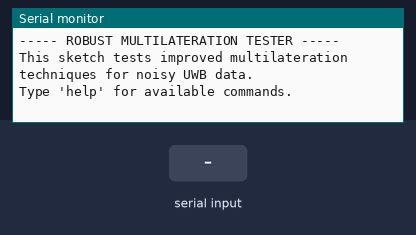
Bench run of a sketch on a simulated ESP32-S3. Shown: the last lines printed to the serial monitor. The inputs (shaded band) are chosen by the test bench. Random numbers use the default seed unless the sketch sets one.

Above: at 2.2 s.
2.3 s: "help,1\n" received over Serial
At 2.8 s:
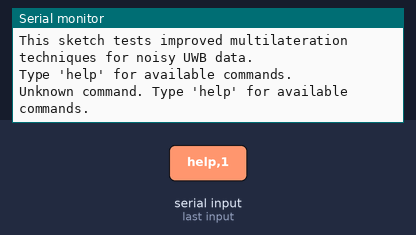
3.8 s: "test,1\n" received over Serial
At 5.0 s:
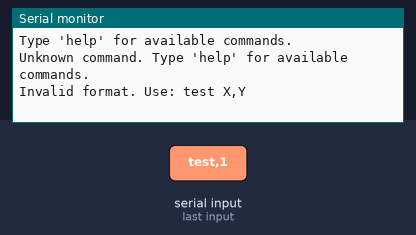
5.3 s: "help\n" received over Serial
At 6.1 s:
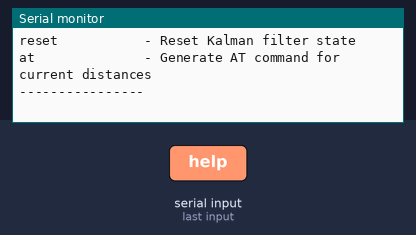
6.8 s: "run\n" received over Serial
At 7.3 s:
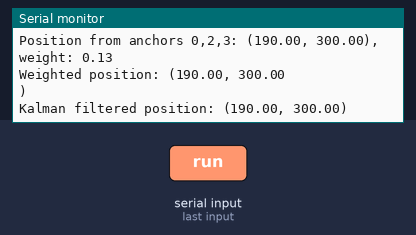
Timing chart, 0 to 9.8 s (numbered marks = the images above; inputs shaded):
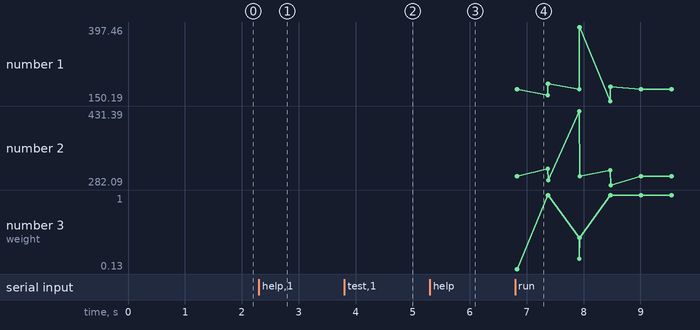

Measured:
- after the input at 2.3 s, the serial monitor: prints a new line at once (image 1)
- after the input at 3.8 s, the serial monitor: prints a new line at once (image 2)
- after the input at 5.3 s, the serial monitor: prints a new line at once (image 3)
- after the input at 6.8 s, the serial monitor: prints a new line at once (image 4)

The sketch:

robust_multilateration_test.ino
```cpp
/*
ESP32S3 UWB Tag - Robust Multilateration Tester
This sketch tests improved multilateration techniques that handle noisy data better.

PURPOSE:
This file implements and tests advanced techniques to improve the robustness of
position calculation with UWB distance data. It demonstrates methods to achieve
more stable and accurate positioning even in the presence of significant measurement
errors or inconsistencies.

FEATURES:
1. Weighted averaging by distance quality - Gives more weight to more reliable measurements
2. Detection and exclusion of inconsistent measurements - Identifies physically impossible scenarios
3. Kalman filtering for position smoothing - Applies statistical filtering to smooth estimates
4. Triangle inequality validation - Checks if measurements satisfy physical constraints
5. Statistical outlier detection - Identifies and handles outlier measurements

NOISE PATTERNS TESTED:
- Random noise (simulating general RF interference)
- One bad measurement (simulating temporary obstruction)
- Multipath error (systematically longer distances)
- Progressive error (gradual increase in noise)
- Triangle inequality violation (physically impossible measurements)

USAGE:
- Run this sketch on an ESP32 and open serial monitor
- Type 'help' for available commands
- 'run' executes the robustness test suite
- 'test X,Y' tests position (X,Y) with all noise patterns
- 'noise N X,Y' tests noise pattern N (1-5) at position (X,Y)
- 'reset' resets Kalman filter state

These advanced techniques can significantly improve positioning accuracy and stability
in real-world environments where noise and signal obstruction are common challenges.

All distances are in centimeters.
*/

#include <Arduino.h>

// Define AT command response format
#define AT_RESP_PREFIX "AT+RANGE=tid:1,mask:0x0F,seq:0,range:("
#define AT_RESP_SUFFIX "),rssi:(-77,-78,-76,-77,0,0,0,0)"

// Anchor positions in cm
// A0 is top left (0,0)
// A1 is left bottom (0,600)
// A2 is right bottom (380,600)
// A3 is top right (380,0)
const float anchor_x[4] = {0, 0, 380, 380};
const float anchor_y[4] = {0, 600, 600, 0};

// Distance measurements to anchors
float dist_to_a0 = 0.0;
float dist_to_a1 = 0.0;
float dist_to_a2 = 0.0;
float dist_to_a3 = 0.0;

// Position of the tag
float positionX = 0.0;
float positionY = 0.0;

// Signal quality indicators (based on RSSI, variance, etc.)
float quality_a0 = 1.0;
float quality_a1 = 1.0;
float quality_a2 = 1.0;
float quality_a3 = 1.0;

// Kalman filter parameters
float kalman_x = 190.0;  // Initial estimate at center
float kalman_y = 300.0;  // Initial estimate at center
float kalman_p_x = 100.0;  // Initial error estimate
float kalman_p_y = 100.0;  // Initial error estimate
float kalman_q = 0.01;  // Process noise
float kalman_r = 1.0;  // Measurement noise

// Calculate distance from (x1,y1) to (x2,y2)
float calculateDistance(float x1, float y1, float x2, float y2) {
    return sqrt((x2-x1)*(x2-x1) + (y2-y1)*(y2-y1));
}

// Generate AT command response string with distances
String generateATResponse(float d0, float d1, float d2, float d3) {
    String resp = AT_RESP_PREFIX;

    resp += String(d0, 1);  // 1 decimal place for distance
    resp += ",";
    resp += String(d1, 1);
    resp += ",";
    resp += String(d2, 1);
    resp += ",";
    resp += String(d3, 1);
    resp += ",0,0,0,0";  // Padding for unused anchors

    resp += AT_RESP_SUFFIX;

    return resp;
}

// Check if triangle inequality is violated
bool checkTriangleInequality(float a, float b, float c) {
    return (a + b > c) && (a + c > b) && (b + c > a);
}

// Detect inconsistent measurements by checking triangle inequality between anchors
void detectInconsistentMeasurements() {
    float anchors[4][2] = {
        {anchor_x[0], anchor_y[0]},
        {anchor_x[1], anchor_y[1]},
        {anchor_x[2], anchor_y[2]},
        {anchor_x[3], anchor_y[3]}
    };

    float distances[4] = {dist_to_a0, dist_to_a1, dist_to_a2, dist_to_a3};
    float qualities[4] = {1.0, 1.0, 1.0, 1.0};  // Start with equal quality

    // For each triangle formed by tag + 2 anchors
    for (int i = 0; i < 3; i++) {
        for (int j = i+1; j < 4; j++) {
            // Distance between anchors i and j
            float anchor_dist = calculateDistance(anchors[i][0], anchors[i][1],
                                                anchors[j][0], anchors[j][1]);

            // Check triangle inequality: d_tag_i + d_tag_j > d_i_j
            if (!checkTriangleInequality(distances[i], distances[j], anchor_dist)) {
                Serial.print("Triangle inequality violation detected between anchors ");
                Serial.print(i);
                Serial.print(" and ");
                Serial.println(j);

                // Lower quality of both measurements
                qualities[i] *= 0.5;
                qualities[j] *= 0.5;
            }
        }
    }

    // Update quality values
    quality_a0 = qualities[0];
    quality_a1 = qualities[1];
    quality_a2 = qualities[2];
    quality_a3 = qualities[3];

    Serial.print("Signal qualities: ");
    Serial.print(quality_a0);
    Serial.print(", ");
    Serial.print(quality_a1);
    Serial.print(", ");
    Serial.print(quality_a2);
    Serial.print(", ");
    Serial.println(quality_a3);
}

// Calculate 2D position using enhanced multilateration with all 4 anchors
// This version uses quality-weighted solutions
void calculatePosition() {
    // Check if we have valid distances from all 4 anchors
    if (dist_to_a0 <= 0 || dist_to_a1 <= 0 || dist_to_a2 <= 0 || dist_to_a3 <= 0) {
        Serial.println("Cannot calculate position - need distances from all 4 anchors");
        return;
    }

    // Check for inconsistent measurements
    detectInconsistentMeasurements();

    // Work directly in cm to avoid unnecessary conversions
    // This is a non-iterative multilateration approach using all 4 anchors

    // We'll calculate 3 separate positions using different triplets of anchors,
    // then take the weighted average
    float x1 = 0, y1 = 0;  // Position calculated from anchors 0,1,2
    float x2 = 0, y2 = 0;  // Position calculated from anchors 0,1,3
    float x3 = 0, y3 = 0;  // Position calculated from anchors 0,2,3

    // Precompute squared distances and other repeated values
    float dist_to_a0_sq = dist_to_a0 * dist_to_a0;
    float dist_to_a1_sq = dist_to_a1 * dist_to_a1;
    float dist_to_a2_sq = dist_to_a2 * dist_to_a2;
    float dist_to_a3_sq = dist_to_a3 * dist_to_a3;

    // Precompute anchor position terms
    float a0_sq = anchor_x[0] * anchor_x[0] + anchor_y[0] * anchor_y[0];
    float a1_sq = anchor_x[1] * anchor_x[1] + anchor_y[1] * anchor_y[1];
    float a2_sq = anchor_x[2] * anchor_x[2] + anchor_y[2] * anchor_y[2];
    float a3_sq = anchor_x[3] * anchor_x[3] + anchor_y[3] * anchor_y[3];

    // Common calculations for equations involving anchors 0-1
    float A_01 = 2 * (anchor_x[1] - anchor_x[0]);
    float B_01 = 2 * (anchor_y[1] - anchor_y[0]);
    float C_01 = dist_to_a0_sq - dist_to_a1_sq - a0_sq + a1_sq;

    // Common calculations for other anchor pairs
    float A_12 = 2 * (anchor_x[2] - anchor_x[1]);
    float B_12 = 2 * (anchor_y[2] - anchor_y[1]);
    float C_12 = dist_to_a1_sq - dist_to_a2_sq - a1_sq + a2_sq;

    float A_13 = 2 * (anchor_x[3] - anchor_x[1]);
    float B_13 = 2 * (anchor_y[3] - anchor_y[1]);
    float C_13 = dist_to_a1_sq - dist_to_a3_sq - a1_sq + a3_sq;

    float A_02 = 2 * (anchor_x[2] - anchor_x[0]);
    float B_02 = 2 * (anchor_y[2] - anchor_y[0]);
    float C_02 = dist_to_a0_sq - dist_to_a2_sq - a0_sq + a2_sq;

    float A_23 = 2 * (anchor_x[3] - anchor_x[2]);
    float B_23 = 2 * (anchor_y[3] - anchor_y[2]);
    float C_23 = dist_to_a2_sq - dist_to_a3_sq - a2_sq + a3_sq;

    // Solve using anchors 0,1,2 with weight as product of quality values
    float weight1 = quality_a0 * quality_a1 * quality_a2;
    float den1 = (A_01 * B_12 - B_01 * A_12);
    bool valid1 = false;

    if (abs(den1) > 0.000001) {
        x1 = (C_01 * B_12 - C_12 * B_01) / den1;
        y1 = (A_01 * C_12 - C_01 * A_12) / den1;
        valid1 = true;

        Serial.print("Position from anchors 0,1,2: (");
        Serial.print(x1);
        Serial.print(", ");
        Serial.print(y1);
        Serial.print("), weight: ");
        Serial.println(weight1);
    }

    // Solve using anchors 0,1,3 with weight
    float weight2 = quality_a0 * quality_a1 * quality_a3;
    float den2 = (A_01 * B_13 - B_01 * A_13);
    bool valid2 = false;

    if (abs(den2) > 0.000001) {
        x2 = (C_01 * B_13 - C_13 * B_01) / den2;
        y2 = (A_01 * C_13 - C_01 * A_13) / den2;
        valid2 = true;

        Serial.print("Position from anchors 0,1,3: (");
        Serial.print(x2);
        Serial.print(", ");
        Serial.print(y2);
        Serial.print("), weight: ");
        Serial.println(weight2);
    }

    // Solve using anchors 0,2,3 with weight
    float weight3 = quality_a0 * quality_a2 * quality_a3;
    float den3 = (A_02 * B_23 - B_02 * A_23);
    bool valid3 = false;

    if (abs(den3) > 0.000001) {
        x3 = (C_02 * B_23 - C_23 * B_02) / den3;
        y3 = (A_02 * C_23 - C_02 * A_23) / den3;
        valid3 = true;

        Serial.print("Position from anchors 0,2,3: (");
        Serial.print(x3);
        Serial.print(", ");
        Serial.print(y3);
        Serial.print("), weight: ");
        Serial.println(weight3);
    }

    // Count valid solutions
    if (!valid1 && !valid2 && !valid3) {
        Serial.println("Cannot calculate position - no valid solutions");
        return;
    }

    // Calculate weighted average of valid solutions
    float rawX = 0.0, rawY = 0.0;
    float totalWeight = 0.0;

    if (valid1) {
        rawX += x1 * weight1;
        rawY += y1 * weight1;
        totalWeight += weight1;
    }
    if (valid2) {
        rawX += x2 * weight2;
        rawY += y2 * weight2;
        totalWeight += weight2;
    }
    if (valid3) {
        rawX += x3 * weight3;
        rawY += y3 * weight3;
        totalWeight += weight3;
    }

    if (totalWeight > 0) {
        rawX /= totalWeight;
        rawY /= totalWeight;
    }

    Serial.print("Weighted position: (");
    Serial.print(rawX);
    Serial.print(", ");
    Serial.println(rawY);
    Serial.println(")");

    // Apply Kalman filter
    // Prediction step
    // (In this simple 2D case, we're assuming the position doesn't change
    //  between measurements, so the prediction is just the previous estimate)

    // Prediction error
    kalman_p_x += kalman_q;
    kalman_p_y += kalman_q;

    // Calculate Kalman gain
    float k_x = kalman_p_x / (kalman_p_x + kalman_r);
    float k_y = kalman_p_y / (kalman_p_y + kalman_r);

    // Update step
    kalman_x += k_x * (rawX - kalman_x);
    kalman_y += k_y * (rawY - kalman_y);

    // Update error estimate
    kalman_p_x = (1 - k_x) * kalman_p_x;
    kalman_p_y = (1 - k_y) * kalman_p_y;

    // Final filtered position
    positionX = kalman_x;
    positionY = kalman_y;

    Serial.print("Kalman filtered position: (");
    Serial.print(positionX);
    Serial.print(", ");
    Serial.print(positionY);
    Serial.println(")");
}

// Parse range information from AT command response
void parseRangeData(String data) {
    // According to the AT command manual, the response format is:
    // AT+RANGE=tid:x1,mask:x2,seq:x3,range:(x4,x5,x6,x7,x8,x9,x10,x11), rssi:(x12,x13,x14,x15,x16,x17,x18,x19)

    // Look for "range:(" in the response
    int range_start = data.indexOf("range:(");
    if (range_start >= 0) {
        // Find the end of the range array
        int range_end = data.indexOf(")", range_start);
        if (range_end > range_start) {
            // We're only interested in the first 4 values (0-3)
            float distances[4] = {0, 0, 0, 0};

            // Parse directly from the original string without creating substrings
            int startIndex = range_start + 7;  // Skip "range:("
            int valueIndex = 0;

            Serial.print("Range values: ");

            // Parse each value directly
            while (valueIndex < 4 && startIndex < range_end) {
                // Find the next comma or the end parenthesis
                int commaIndex = data.indexOf(',', startIndex);
                if (commaIndex == -1 || commaIndex > range_end) {
                    commaIndex = range_end;
                }

                // Convert this segment directly to float
                char buffer[10]; // Temporary buffer for number conversion
                int len = commaIndex - startIndex;
                if (len < 10) {
                    strncpy(buffer, data.c_str() + startIndex, len);
                    buffer[len] = '\0';
                    distances[valueIndex] = atof(buffer);
                }

                Serial.print(distances[valueIndex]);
                if (valueIndex < 3) Serial.print(", ");

                valueIndex++;
                startIndex = commaIndex + 1;
            }

            Serial.println();

            // Update our distance variables
            dist_to_a0 = distances[0];
            dist_to_a1 = distances[1];
            dist_to_a2 = distances[2];
            dist_to_a3 = distances[3];

            // Calculate 2D position
            calculatePosition();
        }
    }
}

void setup() {
    Serial.begin(115200);
    delay(1000);

    randomSeed(analogRead(0));  // Initialize random seed

    Serial.println("\n\n----- ROBUST MULTILATERATION TESTER -----");
    Serial.println("This sketch tests improved multilateration techniques for noisy UWB data.");
    Serial.println("Type 'help' for available commands.");
}

// Inject a specified noise pattern into measurements
void injectNoisePattern(int patternType, float tagX, float tagY) {
    // Calculate ideal distances
    float ideal_d0 = calculateDistance(tagX, tagY, anchor_x[0], anchor_y[0]);
    float ideal_d1 = calculateDistance(tagX, tagY, anchor_x[1], anchor_y[1]);
    float ideal_d2 = calculateDistance(tagX, tagY, anchor_x[2], anchor_y[2]);
    float ideal_d3 = calculateDistance(tagX, tagY, anchor_x[3], anchor_y[3]);

    // Start with ideal distances
    dist_to_a0 = ideal_d0;
    dist_to_a1 = ideal_d1;
    dist_to_a2 = ideal_d2;
    dist_to_a3 = ideal_d3;

    switch (patternType) {
        case 1: // Random noise
            dist_to_a0 *= (1.0 + random(-10, 10) / 100.0);
            dist_to_a1 *= (1.0 + random(-10, 10) / 100.0);
            dist_to_a2 *= (1.0 + random(-10, 10) / 100.0);
            dist_to_a3 *= (1.0 + random(-10, 10) / 100.0);
            Serial.println("Applied random noise (±10%)");
            break;

        case 2: // One bad measurement
            dist_to_a0 *= 1.5;  // 50% error on first measurement
            Serial.println("Applied 50% error to anchor 0 measurement");
            break;

        case 3: // Multipath error (systematically longer distances)
            dist_to_a0 *= 1.2;
            dist_to_a1 *= 1.15;
            dist_to_a2 *= 1.25;
            dist_to_a3 *= 1.18;
            Serial.println("Applied multipath error (all distances too long)");
            break;

        case 4: // Progressive error (gradual increase in noise)
            for (int i = 0; i < 10; i++) {
                // Start with small noise, gradually increase
                float noise_factor = (i + 1) * 0.02;  // 2% to 20%

                float d0 = ideal_d0 * (1.0 + noise_factor);
                float d1 = ideal_d1 * (1.0 + noise_factor);
                float d2 = ideal_d2 * (1.0 + noise_factor);
                float d3 = ideal_d3 * (1.0 + noise_factor);

                Serial.print("Progressive noise test iteration ");
                Serial.print(i + 1);
                Serial.print(" with ");
                Serial.print(noise_factor * 100.0);
                Serial.println("% noise");

                // Update distances
                dist_to_a0 = d0;
                dist_to_a1 = d1;
                dist_to_a2 = d2;
                dist_to_a3 = d3;

                // Generate AT command and calculate position
                String atResp = generateATResponse(dist_to_a0, dist_to_a1, dist_to_a2, dist_to_a3);
                parseRangeData(atResp);

                // Calculate error
                float errorX = abs(positionX - tagX);
                float errorY = abs(positionY - tagY);
                float errorTotal = sqrt(errorX*errorX + errorY*errorY);

                Serial.print("Position error: Total=");
                Serial.print(errorTotal);
                Serial.println(" cm");

                delay(500);
            }
            return;  // Return early as we've already processed this pattern

        case 5: // Triangle inequality violation
            // Create distances that violate the triangle inequality
            dist_to_a0 = ideal_d0 * 0.5;  // Make one distance too short
            Serial.println("Applied triangle inequality violation");
            break;
    }

    // Generate AT command
    String atResp = generateATResponse(dist_to_a0, dist_to_a1, dist_to_a2, dist_to_a3);
    Serial.print("AT Response: ");
    Serial.println(atResp);

    // Parse response
    parseRangeData(atResp);

    // Calculate error
    float errorX = abs(positionX - tagX);
    float errorY = abs(positionY - tagY);
    float errorTotal = sqrt(errorX*errorX + errorY*errorY);

    Serial.print("Position error: X=");
    Serial.print(errorX);
    Serial.print(" cm, Y=");
    Serial.print(errorY);
    Serial.print(" cm, Total=");
    Serial.print(errorTotal);
    Serial.println(" cm");
}

void resetKalmanFilter() {
    // Reset Kalman filter to initial state
    kalman_x = 190.0;
    kalman_y = 300.0;
    kalman_p_x = 100.0;
    kalman_p_y = 100.0;
    Serial.println("Kalman filter reset to initial state");
}

void runRobustnessTests() {
    Serial.println("\n***** STARTING ROBUSTNESS TEST SUITE *****\n");

    float testX = 190;
    float testY = 300;

    Serial.print("Testing with tag at position: (");
    Serial.print(testX);
    Serial.print(", ");
    Serial.print(testY);
    Serial.println(")");

    // Reset Kalman filter before tests
    resetKalmanFilter();

    // Test 1: No noise baseline
    Serial.println("\n----- Test 1: No Noise Baseline -----");
    dist_to_a0 = calculateDistance(testX, testY, anchor_x[0], anchor_y[0]);
    dist_to_a1 = calculateDistance(testX, testY, anchor_x[1], anchor_y[1]);
    dist_to_a2 = calculateDistance(testX, testY, anchor_x[2], anchor_y[2]);
    dist_to_a3 = calculateDistance(testX, testY, anchor_x[3], anchor_y[3]);

    String atResp = generateATResponse(dist_to_a0, dist_to_a1, dist_to_a2, dist_to_a3);
    parseRangeData(atResp);
    delay(500);

    // Test 2-5: Various noise patterns
    for (int pattern = 1; pattern <= 5; pattern++) {
        Serial.print("\n----- Test ");
        Serial.print(pattern + 1);
        Serial.print(": Noise Pattern ");
        Serial.print(pattern);
        Serial.println(" -----");

        injectNoisePattern(pattern, testX, testY);
        delay(500);
    }

    Serial.println("\n***** ROBUSTNESS TEST SUITE COMPLETED *****");
}

void processSerialCommand() {
    String cmd = Serial.readStringUntil('\n');
    cmd.trim();

    if (cmd == "help") {
        Serial.println("\n----- Available Commands -----");
        Serial.println("run             - Run the robustness test suite");
        Serial.println("test X,Y        - Test position (X,Y) with all noise patterns");
        Serial.println("noise N X,Y     - Test noise pattern N (1-5) at position (X,Y)");
        Serial.println("reset           - Reset Kalman filter state");
        Serial.println("at              - Generate AT command for current distances");
        Serial.println("----------------");
    }
    else if (cmd == "run") {
        runRobustnessTests();
    }
    else if (cmd.startsWith("test")) {
        // Parse coordinates
        int commaPos = cmd.indexOf(",", 5);
        if (commaPos > 0) {
            float tagX = cmd.substring(5, commaPos).toFloat();
            float tagY = cmd.substring(commaPos + 1).toFloat();

            Serial.print("Testing all noise patterns at position (");
            Serial.print(tagX);
            Serial.print(", ");
            Serial.print(tagY);
            Serial.println(")");

            // Run all noise patterns
            for (int pattern = 1; pattern <= 5; pattern++) {
                Serial.print("\n----- Noise Pattern ");
                Serial.print(pattern);
                Serial.println(" -----");

                injectNoisePattern(pattern, tagX, tagY);
                delay(500);
            }
        } else {
            Serial.println("Invalid format. Use: test X,Y");
        }
    }
    else if (cmd.startsWith("noise")) {
        // Format: noise N X,Y
        int spacePos1 = cmd.indexOf(" ", 0);
        int spacePos2 = cmd.indexOf(" ", spacePos1 + 1);
        int commaPos = cmd.indexOf(",");

        if (spacePos1 > 0 && spacePos2 > 0 && commaPos > spacePos2) {
            int pattern = cmd.substring(spacePos1 + 1, spacePos2).toInt();
            float tagX = cmd.substring(spacePos2 + 1, commaPos).toFloat();
            float tagY = cmd.substring(commaPos + 1).toFloat();

            if (pattern >= 1 && pattern <= 5) {
                Serial.print("Testing noise pattern ");
                Serial.print(pattern);
                Serial.print(" at position (");
                Serial.print(tagX);
                Serial.print(", ");
                Serial.print(tagY);
                Serial.println(")");

                injectNoisePattern(pattern, tagX, tagY);
            } else {
                Serial.println("Invalid pattern number. Use 1-5.");
            }
        } else {
            Serial.println("Invalid format. Use: noise N X,Y");
        }
    }
    else if (cmd == "reset") {
        resetKalmanFilter();
    }
    else if (cmd == "at") {
        // Generate AT command for current distances
        String atResp = generateATResponse(dist_to_a0, dist_to_a1, dist_to_a2, dist_to_a3);
        Serial.println(atResp);
    }
    else if (cmd == "") {
        // Ignore empty commands
    }
    else {
        Serial.println("Unknown command. Type 'help' for available commands.");
    }
}

void loop() {
    if (Serial.available() > 0) {
        processSerialCommand();
    }

    // Add a small delay to prevent overwhelming the serial monitor
    delay(10);
}
```
